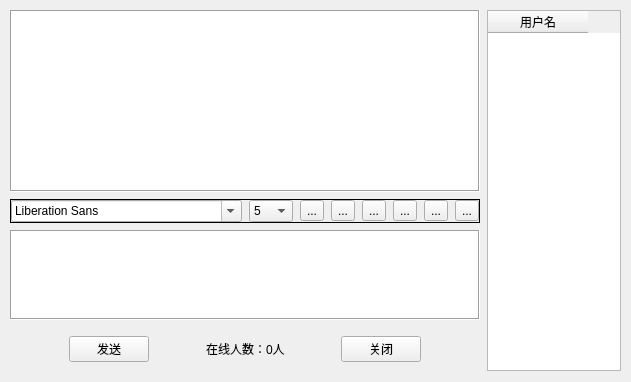
<?xml version="1.0" encoding="UTF-8"?>
<ui version="4.0">
 <class>Widget</class>
 <widget class="QWidget" name="Widget">
  <property name="enabled">
   <bool>true</bool>
  </property>
  <property name="geometry">
   <rect>
    <x>0</x>
    <y>0</y>
    <width>631</width>
    <height>382</height>
   </rect>
  </property>
  <property name="minimumSize">
   <size>
    <width>631</width>
    <height>382</height>
   </size>
  </property>
  <property name="maximumSize">
   <size>
    <width>631</width>
    <height>382</height>
   </size>
  </property>
  <property name="windowTitle">
   <string>Widget</string>
  </property>
  <widget class="QWidget" name="widget_8" native="true">
   <property name="geometry">
    <rect>
     <x>10</x>
     <y>10</y>
     <width>611</width>
     <height>361</height>
    </rect>
   </property>
   <property name="minimumSize">
    <size>
     <width>611</width>
     <height>361</height>
    </size>
   </property>
   <property name="maximumSize">
    <size>
     <width>611</width>
     <height>361</height>
    </size>
   </property>
   <layout class="QHBoxLayout" name="horizontalLayout_7">
    <property name="spacing">
     <number>7</number>
    </property>
    <property name="leftMargin">
     <number>0</number>
    </property>
    <property name="topMargin">
     <number>0</number>
    </property>
    <property name="rightMargin">
     <number>0</number>
    </property>
    <property name="bottomMargin">
     <number>0</number>
    </property>
    <item>
     <widget class="QWidget" name="widget_6" native="true">
      <layout class="QVBoxLayout" name="verticalLayout_3">
       <property name="spacing">
        <number>7</number>
       </property>
       <property name="leftMargin">
        <number>0</number>
       </property>
       <property name="topMargin">
        <number>0</number>
       </property>
       <property name="rightMargin">
        <number>0</number>
       </property>
       <property name="bottomMargin">
        <number>0</number>
       </property>
       <item>
        <widget class="QWidget" name="widget_4" native="true">
         <layout class="QVBoxLayout" name="verticalLayout_2">
          <property name="spacing">
           <number>7</number>
          </property>
          <property name="leftMargin">
           <number>0</number>
          </property>
          <property name="topMargin">
           <number>0</number>
          </property>
          <property name="rightMargin">
           <number>0</number>
          </property>
          <property name="bottomMargin">
           <number>0</number>
          </property>
          <item>
           <widget class="QWidget" name="widget_2" native="true">
            <layout class="QVBoxLayout" name="verticalLayout">
             <property name="spacing">
              <number>7</number>
             </property>
             <property name="leftMargin">
              <number>0</number>
             </property>
             <property name="topMargin">
              <number>0</number>
             </property>
             <property name="rightMargin">
              <number>0</number>
             </property>
             <property name="bottomMargin">
              <number>0</number>
             </property>
             <item>
              <widget class="QWidget" name="widget" native="true">
               <layout class="QHBoxLayout" name="horizontalLayout">
                <property name="spacing">
                 <number>7</number>
                </property>
                <property name="leftMargin">
                 <number>0</number>
                </property>
                <property name="topMargin">
                 <number>0</number>
                </property>
                <property name="rightMargin">
                 <number>0</number>
                </property>
                <property name="bottomMargin">
                 <number>0</number>
                </property>
                <item>
                 <widget class="QTextBrowser" name="msgBrowser">
                  <property name="focusPolicy">
                   <enum>Qt::StrongFocus</enum>
                  </property>
                  <property name="frameShape">
                   <enum>QFrame::Box</enum>
                  </property>
                 </widget>
                </item>
               </layout>
              </widget>
             </item>
             <item>
              <widget class="QFrame" name="frame_2">
               <property name="frameShape">
                <enum>QFrame::Box</enum>
               </property>
               <layout class="QHBoxLayout" name="horizontalLayout_3">
                <property name="spacing">
                 <number>7</number>
                </property>
                <property name="leftMargin">
                 <number>0</number>
                </property>
                <property name="topMargin">
                 <number>0</number>
                </property>
                <property name="rightMargin">
                 <number>0</number>
                </property>
                <property name="bottomMargin">
                 <number>0</number>
                </property>
                <item>
                 <layout class="QHBoxLayout" name="horizontalLayout_2">
                  <item>
                   <widget class="QFontComboBox" name="fontCbx"/>
                  </item>
                  <item>
                   <widget class="QComboBox" name="sizeCbx">
                    <item>
                     <property name="text">
                      <string>5</string>
                     </property>
                    </item>
                    <item>
                     <property name="text">
                      <string>6</string>
                     </property>
                    </item>
                    <item>
                     <property name="text">
                      <string>7</string>
                     </property>
                    </item>
                    <item>
                     <property name="text">
                      <string>8</string>
                     </property>
                    </item>
                    <item>
                     <property name="text">
                      <string>9</string>
                     </property>
                    </item>
                    <item>
                     <property name="text">
                      <string>10</string>
                     </property>
                    </item>
                    <item>
                     <property name="text">
                      <string>11</string>
                     </property>
                    </item>
                    <item>
                     <property name="text">
                      <string>12</string>
                     </property>
                    </item>
                   </widget>
                  </item>
                  <item>
                   <widget class="QToolButton" name="boldTBtn">
                    <property name="toolTip">
                     <string>加粗</string>
                    </property>
                    <property name="text">
                     <string>...</string>
                    </property>
                    <property name="icon">
                     <iconset resource="res.qrc">
                      <normaloff>:/picture/0x300a0a0.png</normaloff>:/picture/0x300a0a0.png</iconset>
                    </property>
                    <property name="checkable">
                     <bool>true</bool>
                    </property>
                   </widget>
                  </item>
                  <item>
                   <widget class="QToolButton" name="italicTbtn">
                    <property name="toolTip">
                     <string>倾斜</string>
                    </property>
                    <property name="text">
                     <string>...</string>
                    </property>
                    <property name="icon">
                     <iconset resource="res.qrc">
                      <normaloff>:/picture/05d64942_E402298_5b0a4b8b.png</normaloff>:/picture/05d64942_E402298_5b0a4b8b.png</iconset>
                    </property>
                    <property name="checkable">
                     <bool>true</bool>
                    </property>
                   </widget>
                  </item>
                  <item>
                   <widget class="QToolButton" name="underlineTBtn">
                    <property name="toolTip">
                     <string>下划线</string>
                    </property>
                    <property name="text">
                     <string>...</string>
                    </property>
                    <property name="icon">
                     <iconset resource="res.qrc">
                      <normaloff>:/picture/0x300a0a0 (1).png</normaloff>:/picture/0x300a0a0 (1).png</iconset>
                    </property>
                    <property name="checkable">
                     <bool>true</bool>
                    </property>
                   </widget>
                  </item>
                  <item>
                   <widget class="QToolButton" name="colorTBtn">
                    <property name="toolTip">
                     <string>颜色</string>
                    </property>
                    <property name="text">
                     <string>...</string>
                    </property>
                    <property name="icon">
                     <iconset resource="res.qrc">
                      <normaloff>:/picture/R-C.png</normaloff>:/picture/R-C.png</iconset>
                    </property>
                   </widget>
                  </item>
                  <item>
                   <widget class="QToolButton" name="saveTBtn">
                    <property name="toolTip">
                     <string>保存</string>
                    </property>
                    <property name="text">
                     <string>...</string>
                    </property>
                    <property name="icon">
                     <iconset resource="res.qrc">
                      <normaloff>:/picture/R-C (1).png</normaloff>:/picture/R-C (1).png</iconset>
                    </property>
                   </widget>
                  </item>
                  <item>
                   <widget class="QToolButton" name="clearTBtn">
                    <property name="toolTip">
                     <string>清空</string>
                    </property>
                    <property name="text">
                     <string>...</string>
                    </property>
                    <property name="icon">
                     <iconset resource="res.qrc">
                      <normaloff>:/picture/ljt.png</normaloff>:/picture/ljt.png</iconset>
                    </property>
                   </widget>
                  </item>
                 </layout>
                </item>
               </layout>
              </widget>
             </item>
            </layout>
           </widget>
          </item>
          <item>
           <widget class="QWidget" name="widget_3" native="true">
            <property name="maximumSize">
             <size>
              <width>16777215</width>
              <height>100</height>
             </size>
            </property>
            <layout class="QHBoxLayout" name="horizontalLayout_4">
             <property name="spacing">
              <number>7</number>
             </property>
             <property name="leftMargin">
              <number>0</number>
             </property>
             <property name="topMargin">
              <number>0</number>
             </property>
             <property name="rightMargin">
              <number>0</number>
             </property>
             <property name="bottomMargin">
              <number>0</number>
             </property>
             <item>
              <widget class="QTextEdit" name="msgTxtEdit">
               <property name="maximumSize">
                <size>
                 <width>16777215</width>
                 <height>100</height>
                </size>
               </property>
               <property name="frameShape">
                <enum>QFrame::Box</enum>
               </property>
              </widget>
             </item>
            </layout>
           </widget>
          </item>
         </layout>
        </widget>
       </item>
       <item>
        <widget class="QWidget" name="widget_5" native="true">
         <layout class="QHBoxLayout" name="horizontalLayout_5">
          <item>
           <spacer name="horizontalSpacer_3">
            <property name="orientation">
             <enum>Qt::Horizontal</enum>
            </property>
            <property name="sizeHint" stdset="0">
             <size>
              <width>40</width>
              <height>20</height>
             </size>
            </property>
           </spacer>
          </item>
          <item>
           <widget class="QPushButton" name="sendBtn">
            <property name="text">
             <string>发送</string>
            </property>
           </widget>
          </item>
          <item>
           <spacer name="horizontalSpacer">
            <property name="orientation">
             <enum>Qt::Horizontal</enum>
            </property>
            <property name="sizeHint" stdset="0">
             <size>
              <width>40</width>
              <height>20</height>
             </size>
            </property>
           </spacer>
          </item>
          <item>
           <widget class="QLabel" name="userNumLbl">
            <property name="text">
             <string>在线人数：0人</string>
            </property>
           </widget>
          </item>
          <item>
           <spacer name="horizontalSpacer_2">
            <property name="orientation">
             <enum>Qt::Horizontal</enum>
            </property>
            <property name="sizeHint" stdset="0">
             <size>
              <width>40</width>
              <height>20</height>
             </size>
            </property>
           </spacer>
          </item>
          <item>
           <widget class="QPushButton" name="exitBtn">
            <property name="text">
             <string>关闭</string>
            </property>
           </widget>
          </item>
          <item>
           <spacer name="horizontalSpacer_4">
            <property name="orientation">
             <enum>Qt::Horizontal</enum>
            </property>
            <property name="sizeHint" stdset="0">
             <size>
              <width>40</width>
              <height>20</height>
             </size>
            </property>
           </spacer>
          </item>
         </layout>
        </widget>
       </item>
      </layout>
     </widget>
    </item>
    <item>
     <widget class="QWidget" name="widget_7" native="true">
      <layout class="QHBoxLayout" name="horizontalLayout_6">
       <property name="spacing">
        <number>7</number>
       </property>
       <property name="leftMargin">
        <number>0</number>
       </property>
       <property name="topMargin">
        <number>0</number>
       </property>
       <property name="rightMargin">
        <number>0</number>
       </property>
       <property name="bottomMargin">
        <number>0</number>
       </property>
       <item>
        <widget class="QTableWidget" name="tableWidget">
         <column>
          <property name="text">
           <string>用户名</string>
          </property>
         </column>
        </widget>
       </item>
      </layout>
     </widget>
    </item>
   </layout>
  </widget>
 </widget>
 <resources>
  <include location="res.qrc"/>
 </resources>
 <connections/>
</ui>
